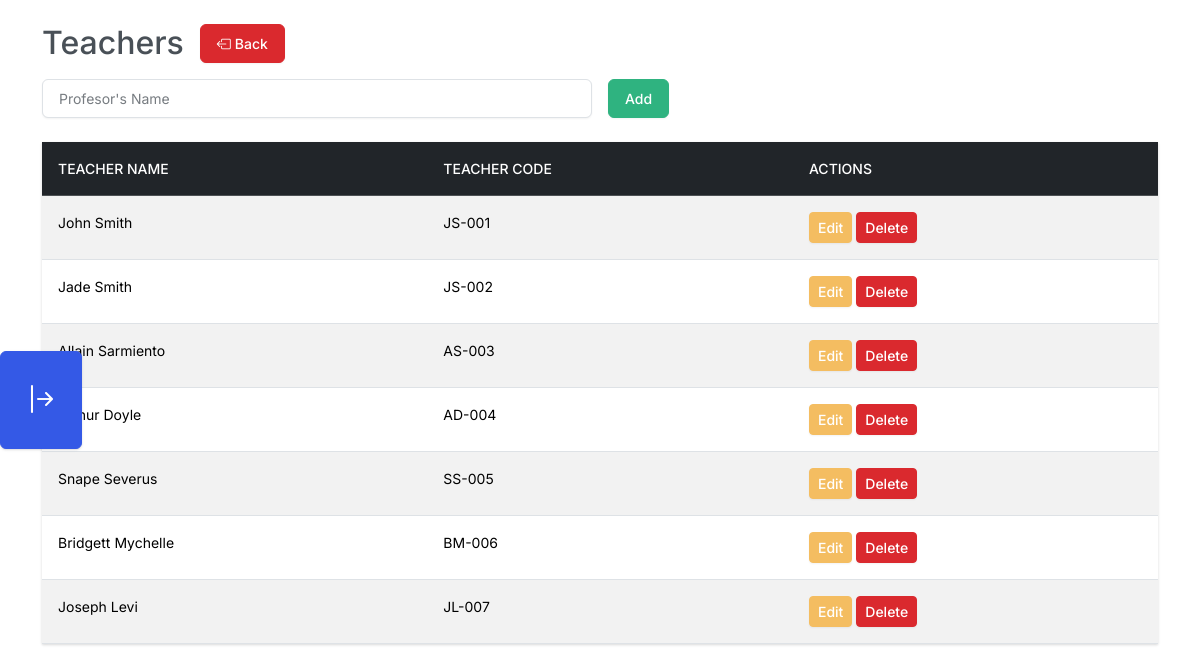
Screenshot of /views/teacher.php (signed in) with the database file from the repository.
### tables this page shows
CREATE TABLE IF NOT EXISTS `teacher` (
  `id` int NOT NULL AUTO_INCREMENT,
  `teacher_name` varchar(255) NOT NULL,
  `teacher_code` varchar(255) NOT NULL,
  `password` varchar(50) DEFAULT 'lcc1947',
  PRIMARY KEY (`id`) USING BTREE
);

### views/teacher.php (the view, shortened to what this page needs)
<?php
require("../partials/conn.php");
$teachers = $pdo->query("SELECT * FROM teacher")->fetchAll(PDO::FETCH_ASSOC);
?>
<!DOCTYPE html>
<html lang="en" x-data="{ editModal:false, teacher:{} }">
<head>
    <link href="https://cdn.jsdelivr.net/npm/bootswatch@5.3.8/dist/zephyr/bootstrap.min.css" rel="stylesheet">
    <link href="https://cdn.jsdelivr.net/npm/bootstrap-icons@1.11.3/font/bootstrap-icons.css" rel="stylesheet">
</head>
<body>
    <?php
    include "../partials/navbar.php";
    ?>
    <div class="container mt-4">
        <div class="my-3 d-flex align-items-center">
            <h2 class="mb-0 me-3">Teachers </h2>
            <a href="../menu.php" class="btn btn-danger btn d-flex align-items-center">
                <i class="bi bi-box-arrow-left me-1"></i> Back
            </a>
        </div>
        <form class="row g-3" action="../sql/teacher_actions.php" method="POST">
            <div class="col-md-6">
                <input type="text" class="form-control" name="addteacher" autofocus required placeholder="Profesor's Name">
            </div>
            <div class="col-md-6">
                <button type="submit" class="btn btn-success">Add</button>
            </div>
        </form>
        <div class="mt-4">
            <table class="table table-striped">
                <thead>
                    <tr class="table-dark">
                        <th>Teacher Name</th>
                        <th>Teacher Code</th>
                        <th>Actions</th>
                    </tr>
                </thead>
                <tbody>
                    <?php foreach ($teachers as $row): ?>
                        <tr>
                            <td><?= htmlspecialchars($row['teacher_name']) ?></td>
                            <td><?= htmlspecialchars($row['teacher_code']) ?></td>
                            <td>
                                <button class="btn btn-warning btn-sm"
                                    @click="teacher=<?= htmlspecialchars(json_encode($row)) ?>; editModal=true">
                                    Edit
                                </button>
                                <a href="../sql/teacher_actions.php?del_id=<?= $row['id'] ?>"
                                    class="btn btn-danger btn-sm"
                                    @click="if(!confirm('Delete this prof?')) $event.preventDefault()">
                                    Delete
                                </a>
                            </td>
                        </tr>
                    <?php endforeach; ?>
                </tbody>
            </table>
        </div>
    </div>
</body>
</html>

### rows the page displays
teacher: teacher_name "John Smith", teacher_code "JS-001"
teacher: teacher_name "Jade Smith", teacher_code "JS-002"
teacher: teacher_name "Allain Sarmiento", teacher_code "AS-003"
teacher: teacher_name "Arthur Doyle", teacher_code "AD-004"
teacher: teacher_name "Snape Severus", teacher_code "SS-005"
teacher: teacher_name "Bridgett Mychelle", teacher_code "BM-006"
teacher: teacher_name "Joseph Levi", teacher_code "JL-007"
